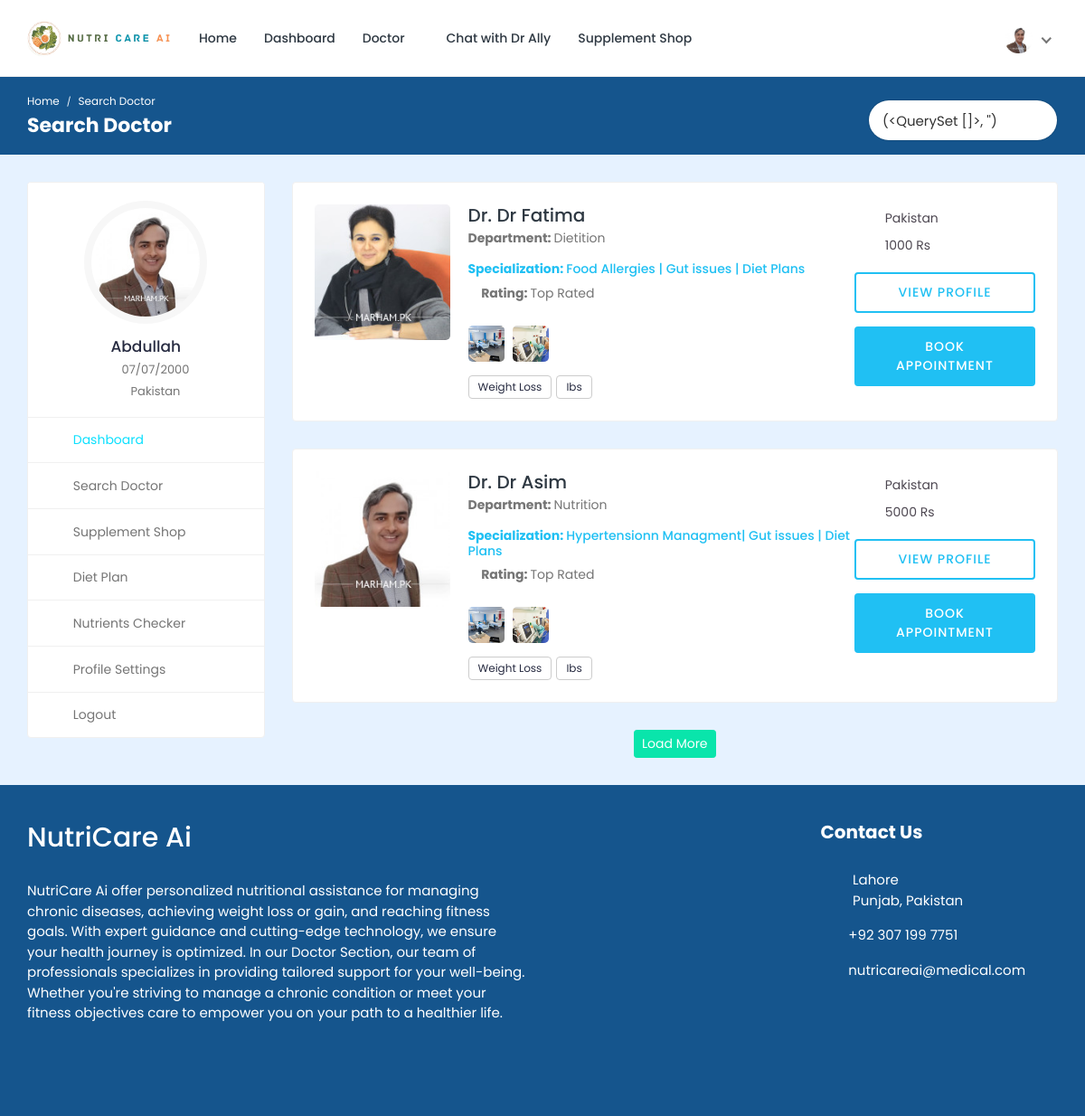
Screenshot of /search/ (signed in) with the database file from the repository.
### hospital/models.py (models this page shows, shortened)
class Patient(models.Model):
    patient_id = models.AutoField(primary_key=True)
    user = models.OneToOneField(User, on_delete=models.CASCADE, null=True, blank=True, related_name='patient')
    name = models.CharField(max_length=200, null=True, blank=True)
    username = models.CharField(max_length=200, null=True, blank=True)
    age = models.IntegerField(null=True, blank=True)
    email = models.EmailField(max_length=200, null=True, blank=True)
    phone_number = models.IntegerField(null=True, blank=True)
    address = models.CharField(max_length=200, null=True, blank=True)
    featured_image = models.ImageField(upload_to='patients/', default='patients/user-default.png', null=True, blank=True)
    blood_group = models.CharField(max_length=200, null=True, blank=True)
    history = models.CharField(max_length=200, null=True, blank=True)
    dob = models.CharField(max_length=200, null=True, blank=True)
    nid = models.CharField(max_length=200, null=True, blank=True)
    serial_number = models.CharField(max_length=200, null=True, blank=True)
    login_status = models.CharField(max_length=200, null=True, blank=True, default="offline")

### doctor/models.py (models this page shows)
class Doctor_Information(models.Model):
    DOCTOR_TYPE = (
        ('Nutritionist', 'Nutritionist'),
        ('Dietition', 'Dietition'),
    )
    doctor_id = models.AutoField(primary_key=True)
    user = models.OneToOneField(User, on_delete=models.CASCADE, null=True, blank=True, related_name='profile')
    name = models.CharField(max_length=200, null=True, blank=True)
    username = models.CharField(max_length=200, null=True, blank=True)
    gender = models.CharField(max_length=200, null=True, blank=True)
    description = models.TextField(max_length=1000, null=True, blank=True)
    department = models.CharField(max_length=200, choices=DOCTOR_TYPE, null=True, blank=True)
    department_name = models.ForeignKey(hospital_department, on_delete=models.SET_NULL, null=True, blank=True)
    specialization = models.ForeignKey(specialization, on_delete=models.SET_NULL, null=True, blank=True)
    featured_image = models.ImageField(upload_to='doctors/', default='doctors/user-default.png', null=True, blank=True)
    certificate_image = models.ImageField(upload_to='doctors_certificate/', default='doctors_certificate/default.png', null=True, blank=True)
    email = models.EmailField(max_length=200, null=True, blank=True)
    phone_number = models.CharField(max_length=200, null=True, blank=True)
    nid = models.CharField(max_length=200, null=True, blank=True)
    visiting_hour = models.CharField(max_length=200, null=True, blank=True)
    consultation_fee = models.IntegerField(null=True, blank=True)
    report_fee = models.IntegerField(null=True, blank=True)
    dob = models.CharField(max_length=200, null=True, blank=True)
    institute = models.CharField(max_length=200, null=True, blank=True)
    degree = models.CharField(max_length=200, null=True, blank=True)
    completion_year = models.CharField(max_length=200, null=True, blank=True)
    work_place = models.CharField(max_length=200, null=True, blank=True)
    designation = models.CharField(max_length=200, null=True, blank=True)
    start_year = models.CharField(max_length=200, null=True, blank=True)
    end_year = models.CharField(max_length=200, null=True, blank=True)
    register_status =  models.CharField(max_length=200, null=True, blank=True)
    hospital_name = models.ForeignKey(Hospital_Information, on_delete=models.SET_NULL, null=True, blank=True)
    def __str__(self):
        return str(self.user.username)

### hospital_admin/models.py (models this page shows, shortened)
class hospital_department(models.Model):
    hospital_department_id = models.AutoField(primary_key=True)
    hospital_department_name = models.CharField(max_length=200, null=True, blank=True)
    hospital = models.ForeignKey(Hospital_Information, on_delete=models.CASCADE, null=True, blank=True)
    featured_image = models.ImageField(upload_to='departments/', default='departments/default.png', null=True, blank=True)

class specialization(models.Model):
    specialization_id = models.AutoField(primary_key=True)
    specialization_name = models.CharField(max_length=200, null=True, blank=True)
    hospital = models.ForeignKey(Hospital_Information, on_delete=models.CASCADE, null=True, blank=True)

### hospital/views.py (the view)
# urls.py: path('search/', views.search, name='search'),
@csrf_exempt
@login_required(login_url="login")
def search(request):
    if request.user.is_authenticated and request.user.is_patient:
        patient = Patient.objects.get(user=request.user)
        doctors = Doctor_Information.objects.filter()
        print(doctors)
        search_query = searchDoctors(request)
        context = {'patient': patient, 'doctors': doctors, 'search_query': search_query}
        return render(request, 'search.html', context)
    else:
        logout(request)
        messages.error(request, 'Not Authorized')
        return render(request, 'patient-login.html')

### hospital/utils.py (called while the page is built)
def searchDoctors(request):
    search_query = ''
    if request.GET.get('search_query'):
        search_query = request.GET.get('search_query')
    doctors = Doctor_Information.objects.filter(register_status='Accepted').distinct().filter(
        Q(name__icontains=search_query) |
        Q(hospital_name__name__icontains=search_query) |
        Q(department__icontains=search_query))
    return doctors, search_query

### templates/search.html (shortened to what this page needs)
{% load static %}
<!DOCTYPE html>
<html lang="en">
  <head>
    <link
      rel="stylesheet"
      href="{% static 'HealthStack-System/css/Normal/bootstrap.min.css' %}"
    />
    <link
      rel="stylesheet"
      href="{% static 'HealthStack-System/plugins/Normal/fontawesome/css/fontawesome.min.css' %}"
    />
    <link
      rel="stylesheet"
      href="{% static 'HealthStack-System/plugins/Normal/fontawesome/css/all.min.css' %}"
    />
    <link
      rel="stylesheet"
      href="{% static 'HealthStack-System/css/Normalbootstrap-datetimepicker.min.css' %}"
    />
    <link
      rel="stylesheet"
      href="{% static 'HealthStack-System/plugins/Normal/select2/css/select2.min.css'%}"
    />
    <link
      rel="stylesheet"
      href="{% static 'HealthStack-System/plugins/Normal/fancybox/jquery.fancybox.min.css'%}"
    />
    <link
      rel="stylesheet"
      href="{% static 'HealthStack-System/css/Normal/style.css' %}"
    />
    <link rel="stylesheet"href="{% static 'HealthStack-System/css/Normal/search3.css' %}">
  </head>
  <body>
    <div class="main-wrapper">
      <header class="header">{% include 'patient_navbar.html' %}</header>
      <div class="breadcrumb-bar">
				<div class="container-fluid">
					<div class="row align-items-center">
						<div class="col-md-6 col-6">
							<nav aria-label="breadcrumb" class="page-breadcrumb">
								<ol class="breadcrumb">
									<li class="breadcrumb-item"><a href="{% url 'patient-dashboard' %}">Home</a></li>
									<li class="breadcrumb-item active" aria-current="page">Search Doctor</li>
								</ol>
							</nav>
							<h2 class="breadcrumb-title">Search Doctor</h2>
						</div>
						<div class="col-md-6 col-6">
							<div class="top-nav-search">
								<form action="{% url 'search' %}" method="GET">
									<input type="text" class="form-control" placeholder="Search doctor" name="search_query" value="{{search_query}}">
									<button class="btn" type="submit"><i class="fa fa-search"></i></button>
								</form>
							</div>
						</div>
					</div>
				</div>
			</div>
      <div class="content">
        <div class="container-fluid">
          <div class="row">
            <div class="col-md-5 col-lg-4 col-xl-3 theiaStickySidebar">
              <div>{% include 'patient-sidebar.html' %}</div>
            </div>
            <div class="col-md-12 col-lg-8 col-xl-9">
              {% for doctor in doctors %}
              <div class="card">
                <div class="card-body">
                  <div class="doctor-widget">
                    <div class="doc-info-left">
                      <div class="doctor-img">
                        <a href="{% url 'doctor-profile' pk=doctor.doctor_id %}">
                          <img
                            src="{{ doctor.featured_image.url }}"
                            class="img-fluid"
                            alt="User Image"
                          />
                        </a>
                      </div>
                      <div class="doc-info-cont">
                        <h4 class="doc-name">
                          <a href="{% url 'doctor-profile' pk=doctor.doctor_id %}">Dr. {{doctor.name}}</a>
                        </h4>
                        <p class="doc-speciality"><b>Department: </b>{{ doctor.department_name.hospital_department_name }}</p>
                        <h5 class="doc-department"><b>Specialization: </b>
                          {{ doctor.specialization.specialization_name }}
                        </h5>
                        <div class="clinic-details">
                          <p class="doc-location">
                            <i class="fas fa-star"></i> <b>Rating: </b>
                            Top Rated
                          </p>
                          <ul class="clinic-gallery">
                            <li>
                              <a
                                href="{% static 'HealthStack-System/images/Normal/features/feature-01.jpg'%}"
                                data-fancybox="gallery"
                              >
                                <img
                                  src="{% static 'HealthStack-System/images/Normal/features/feature-01.jpg'%}"
                                  alt="Feature"
                                />
                              </a>
                            </li>
                            <li>
                              <a
                                href="{% static 'HealthStack-System/images/Normal/features/feature-02.jpg'%}"
                                data-fancybox="gallery"
                              >
                                <img
                                  src="{% static 'HealthStack-System/images/Normal/features/feature-02.jpg'%}"
                                  alt="Feature"
                                />
                              </a>
                            </li>
                          </ul>
                        </div>
                        <div class="clinic-services">
                          <span>Weight Loss</span>
                          <span> Ibs</span>
                        </div>
                      </div>
                    </div>
                    <div class="doc-info-right">
                      <div class="clini-infos">
                        <ul>
                          <li>
                            <i class="fas fa-map-marker-alt"></i>
                             Pakistan
                          </li>
                          <li>
                            <i class="far fa-money-bill-alt"></i>
                            {{doctor.consultation_fee}} Rs
                          </li>
                        </ul>
                      </div>
                      <div class="clinic-booking">
                        <a class="view-pro-btn" href="{% url 'doctor-profile' pk=doctor.doctor_id %}"
                          >View Profile</a
                        >
                        <a
                          class="apt-btn"
                          href="{% url 'booking' pk=doctor.doctor_id %}"
                          >Book Appointment</a
                        >
                      </div>
                    </div>
                  </div>
                </div>
              </div>
              {% endfor %}
              <div class="load-more text-center">
                <a class="btn btn-primary btn-sm" href="javascript:void(0);"
                  >Load More</a
                >
              </div>
            </div>
          </div>
        </div>
      </div>
      {% include 'footer.html' %}
    </div>
  </body>
</html>

### templates/patient_navbar.html (shortened to what this page needs)
{% load static %}
<nav class="navbar navbar-expand-lg header-nav">
  <div class="navbar-header">
    <a href="{% url 'hospital_home'%}" class="navbar-brand logo">
      <img
        src="{% static 'HealthStack-System/images/Normal/NutriCare_Logo.png' %}"
        class="img-fluid"
        alt="Logo"
      />
    </a>
  </div>
  <div class="main-menu-wrapper">
    <ul class="main-nav">
      <li>
        <a href="{% url 'hospital_home'%}">Home</a>
      </li>
      <li>
        <a href="{% url 'patient-dashboard' %}">Dashboard</a>
      </li>
      <li class="has-submenu">
        <a href="#">Doctor <i class="fas fa-chevron-down"></i></a>
      </li>
       {% if user.is_authenticated and user.is_patient %}
      <li>
        <a href="{% url 'Ally_chat'  %}">Chat with Dr Ally</a>
      </li>
      {% endif %}
      <li>
        <a href="{% url 'pharmacy_shop' %}">Supplement Shop</a>
      </li>
    </ul>
  </div>
  <ul class="nav header-navbar-rht">
    <li class="nav-item dropdown has-arrow logged-item">
      <a href="#" class="dropdown-toggle nav-link" data-toggle="dropdown">
        <span class="user-img">
          <img
            class="rounded-circle"
            src="{{patient.featured_image.url}}"
            width="31"
            alt="Abdullah"
          />
        </span>
      </a>
    </li>
  </ul>
</nav>

### templates/patient-sidebar.html
{% load static %}
    <div class="profile-sidebar">
      <div class="widget-profile pro-widget-content">
        <div class="profile-info-widget">
          <a href="#" class="booking-doc-img">
            <img
              src="{{ patient.featured_image.url }}"
              alt="User Image"
            />
          </a>
          <div class="profile-det-info">
            <h3>{{patient.name}}</h3>
            <div class="patient-details">
              <h5>
                <i class="fas fa-birthday-cake"></i> {{ patient.dob }}
              </h5>
              <h5 class="mb-0">
                <i class="fas fa-map-marker-alt"></i>
                {{ patient.address }}
              </h5>
            </div>
          </div>
        </div>
      </div>
      <div class="dashboard-widget">
        <nav class="dashboard-menu sidebar">
          <ul>
            <li class="active">
              <a href="{% url 'patient-dashboard' %}">
                <i class="fas fa-columns"></i>
                <span>Dashboard</span>
              </a>
            </li>
            <li class="nav-item has-submenu">
              <a href="{% url 'search' %}">
                <i class="fas fa-user-md"></i>
                <span>Search Doctor</span>
              </a>
            </li>
            <li class="has-submenu">
              <a href="{% url 'pharmacy_shop' %}" class="nav-link">
                <i class="fas fa-capsules"></i>
                <span>Supplement Shop</span>
              </a>
            </li>
             <li>
                <a href="{% url 'diet' %}">
                  <i class="fas fa-utensils"></i>
                  <span>Diet Plan</span>
                </a>
            </li>
             <li>
              <a href="{% url 'nutritons'%}" target="_blank">
                <i class="fas fa-carrot"></i>
                <span>Nutrients Checker</span>
              </a>
            </li>
            <li>
              <a href="{% url 'profile-settings' %}">
                <i class="fas fa-user-cog"></i>
                <span>Profile Settings</span>
              </a>
            </li>
            <li>
              <a href="{% url 'logout' %}">
                <i class="fas fa-sign-out-alt"></i>
                <span>Logout</span>
              </a>
            </li>
          </ul>
        </nav>
      </div>
    </div>

### static/HealthStack-System/css/Normal/search3.css (style rules this page uses)
.top-nav-search { float: right; margin-left: 15px; }
.top-nav-search form { margin-top: 10px; position: relative; width: 210px; }
.top-nav-search .form-control { border-color: rgba(0, 0, 0, 0.1); border-radius: 50px; color: #333; height: 40px; padding: 10px 50px 10px 15px; }
.top-nav-search .btn { background-color: transparent; border-color: transparent; color: #333; min-height: 40px; padding: 7px 15px; position: absolute; right: 0; top: 0; }
.top-nav-search .form-control::placeholder { color: #333; }

### rows the page displays
Patient: featured_image (picture), name "Abdullah", dob "07/07/2000", address "Pakistan"
Doctor_Information: featured_image (picture), name "Dr Fatima", department_name.hospital_department_name "Dietition", specialization.specialization_name "Food Allergies | Gut issues | Diet Plans", consultation_fee "1000"
Doctor_Information: featured_image (picture), name "Dr Asim", department_name.hospital_department_name "Nutrition", specialization.specialization_name "Hypertensionn Managment| Gut issues | Diet Plans", consultation_fee "5000"
